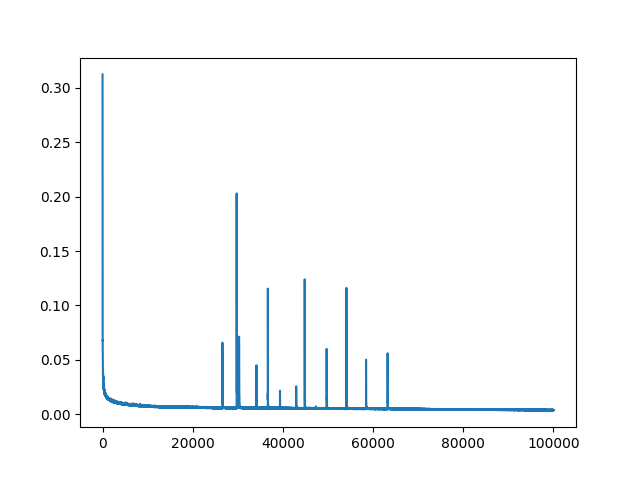

Recreate this plot in Python.
from datasets import load_dataset
from torchvision import transforms
from torch.utils.data import DataLoader
import torch
from torch import nn
import numpy as np
from matplotlib import pyplot as plt

dataset = load_dataset('Maysee/tiny-imagenet', split='train')
device = 'cuda' if torch.cuda.is_available() else 'cpu'
transform = transforms.Compose([
    transforms.Resize((64, 64)),
    transforms.ToTensor(),
    transforms.Lambda(lambda x: x - 0.5),
    transforms.Lambda(lambda x: x.repeat(3, 1, 1) if x.shape[0] == 1 else x), # some images are grayscale for some reason, idk  
])

class HuggingFaceDataset(torch.utils.data.Dataset):
    def __init__(self, dataset, transform=None):
        self.dataset = dataset
        self.transform = transform

    def __len__(self):
        return len(self.dataset)

    def __getitem__(self, idx):
        item = self.dataset[idx]
        image = item["image"]
        label = item["label"]

        if self.transform:
            image = self.transform(image)

        return image, label

dataloader = DataLoader(HuggingFaceDataset(dataset, transform), batch_size=512, shuffle=True)
"""
encoder.cnn_encoder.model.0._model.0.weight torch.Size([96, 3, 4, 4])
encoder.cnn_encoder.model.0._model.1.weight torch.Size([96])
encoder.cnn_encoder.model.0._model.1.bias torch.Size([96])
encoder.cnn_encoder.model.0._model.3.weight torch.Size([192, 96, 4, 4])
encoder.cnn_encoder.model.0._model.4.weight torch.Size([192])
encoder.cnn_encoder.model.0._model.4.bias torch.Size([192])
encoder.cnn_encoder.model.0._model.6.weight torch.Size([384, 192, 4, 4])
encoder.cnn_encoder.model.0._model.7.weight torch.Size([384])
encoder.cnn_encoder.model.0._model.7.bias torch.Size([384])
encoder.cnn_encoder.model.0._model.9.weight torch.Size([768, 384, 4, 4])
encoder.cnn_encoder.model.0._model.10.weight torch.Size([768])
encoder.cnn_encoder.model.0._model.10.bias torch.Size([768])
observation_model.cnn_decoder.model.0.weight torch.Size([12288, 5120])
observation_model.cnn_decoder.model.0.bias torch.Size([12288])
observation_model.cnn_decoder.model.2._model.0.weight torch.Size([768, 384, 4, 4])
observation_model.cnn_decoder.model.2._model.1.weight torch.Size([384])
observation_model.cnn_decoder.model.2._model.1.bias torch.Size([384])
observation_model.cnn_decoder.model.2._model.3.weight torch.Size([384, 192, 4, 4])
observation_model.cnn_decoder.model.2._model.4.weight torch.Size([192])
observation_model.cnn_decoder.model.2._model.4.bias torch.Size([192])
observation_model.cnn_decoder.model.2._model.6.weight torch.Size([192, 96, 4, 4])
observation_model.cnn_decoder.model.2._model.7.weight torch.Size([96])
observation_model.cnn_decoder.model.2._model.7.bias torch.Size([96])
observation_model.cnn_decoder.model.2._model.9.weight torch.Size([96, 3, 4, 4])
observation_model.cnn_decoder.model.2._model.9.bias torch.Size([3])
"""

def init_weights(m):
    if isinstance(m, nn.Linear):
        in_num = m.in_features
        out_num = m.out_features
        denoms = (in_num + out_num) / 2.0
        scale = 1.0 / denoms
        std = np.sqrt(scale) / 0.87962566103423978
        nn.init.trunc_normal_(m.weight.data, mean=0.0, std=std, a=-2.0 * std, b=2.0 * std)
        if hasattr(m.bias, "data"):
            m.bias.data.fill_(0.0)
    elif isinstance(m, nn.Conv2d) or isinstance(m, nn.ConvTranspose2d):
        space = m.kernel_size[0] * m.kernel_size[1]
        in_num = space * m.in_channels
        out_num = space * m.out_channels
        denoms = (in_num + out_num) / 2.0
        scale = 1.0 / denoms
        std = np.sqrt(scale) / 0.87962566103423978
        nn.init.trunc_normal_(m.weight.data, mean=0.0, std=std, a=-2.0, b=2.0)
        if hasattr(m.bias, "data"):
            m.bias.data.fill_(0.0)
    elif isinstance(m, nn.LayerNorm):
        m.weight.data.fill_(1.0)
        if hasattr(m.bias, "data"):
            m.bias.data.fill_(0.0)

class ChannelNorm(nn.Module):
    def __init__(self, num_channels, eps=1e-3):
        super().__init__()
        self.norm = nn.LayerNorm(num_channels, eps)
    
    def forward(self, x):
        x = x.permute(0, 2, 3, 1)
        x = self.norm(x)
        x = x.permute(0, 3, 1, 2)
        return x

class Encoder(nn.Module):
    def __init__(self, base=96):
        super().__init__()
        layers = []
        for i in range(4):
            layers.append(nn.Conv2d(3 if i == 0 else base * 2 ** (i - 1), base * 2 ** i, 4, 2, 1, bias=False))
            layers.append(ChannelNorm(base * 2 ** i))
            layers.append(nn.SiLU())
        self.layers = nn.Sequential(*layers)
        self.layers.apply(init_weights)
        self.linear = nn.Linear(12288, 1024)
    
    def forward(self, x):
        x = self.layers(x)
        return self.linear(x.flatten(-3))

class Decoder(nn.Module):
    def __init__(self, base=96):
        super().__init__()
        self.linear = nn.Linear(1024, 12288)
        layers = []
        for i in reversed(range(4)):
            layers.append(nn.ConvTranspose2d(base * 2 ** i, 3 if i == 0 else base * 2 ** (i - 1), 4, 2, 1, bias=i == 0))
            if i > 0:
                layers.append(ChannelNorm(base * 2 ** (i - 1)))
                layers.append(nn.SiLU())
        self.layers = nn.Sequential(*layers)
        self.layers.apply(init_weights)
    
    def forward(self, x):
        x = self.linear(x)
        x = torch.unflatten(x, 1, (-1, 4, 4))
        return self.layers(x)

encoder = Encoder().to(device)
decoder = Decoder().to(device)
opt = torch.optim.Adam(list(encoder.parameters()) + list(decoder.parameters()), 1e-4)
losses = []
for _ in range(20000):
    images, _ = next(iter(dataloader))
    images = images.to(device)
    latent = encoder(images)
    reconstruction = decoder(latent)
    loss = nn.functional.mse_loss(images, reconstruction)
    losses.append(loss.detach().cpu().numpy())
    loss.backward()
    opt.step()
    opt.zero_grad()
plt.plot(losses)
plt.savefig("pretraining.png")
torch.save(encoder.state_dict(), "pretrained_encoder.ckpt")
torch.save(decoder.state_dict(), "pretrained_decoder.ckpt")